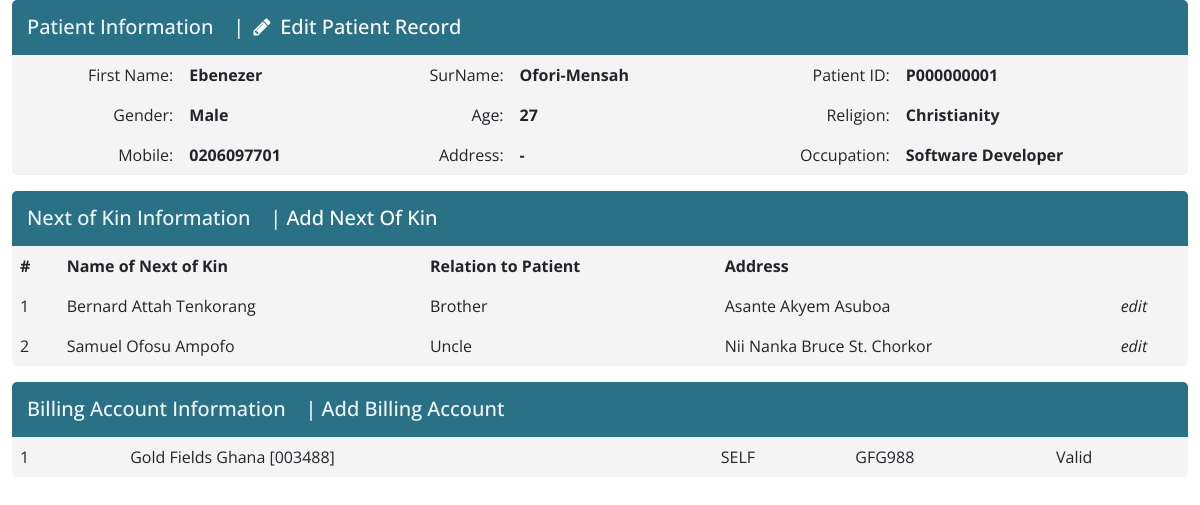
/records/P000000001/, run on the app's committed database.
### records/models.py (models this page shows, shortened)
class Patient(models.Model):
    PatientID = models.CharField(_("PatientID"), max_length=255, default=generatePatientID, unique=True)
    EmailAddress = models.CharField(_("Email Address"), max_length=255)
    TitleID = models.ForeignKey(Title, verbose_name = _("Title"), on_delete=models.SET_DEFAULT, default='1')
    FirstName = models.CharField(_("First Name"), max_length=255)
    SurName = models.CharField(_("Surname"), max_length=255)
    OtherName = models.CharField(_("Other Name"), max_length=255, blank=True)
    BirthDate = models.DateField(_("Date of Birth"))
    PatientTypeID = models.ForeignKey(PatientType, verbose_name =  _("Patient Type"), on_delete=models.SET_DEFAULT, default='1', editable=False)
    GenderID = models.ForeignKey(Gender,  verbose_name = _("Gender"), on_delete=models.SET_NULL, null=True, default=1)
    Occupation = models.CharField(_("Occupation"), max_length=255)
    BusinessPhone = models.CharField(_("Business Phone"), max_length=255)
    ResidencePhone = models.CharField(_("Residence Phone"), max_length=255)
    ResidenceAddress = models.TextField(_("Residence Address"))
    BusinessAddress = models.TextField(_("Business Address"), blank=True, null=True)
    CountryID = models.ForeignKey(Country, verbose_name =  _("Country"), on_delete=models.SET_NULL, default='1', blank=True, null=True)
    ReligionID = models.ForeignKey(Religion, verbose_name =  _("Religion"), on_delete=models.SET_NULL, default='3', blank=True, null=True)
    MaritalStatusID = models.ForeignKey(MaritalStatus, verbose_name =  _("Marital Status"), on_delete=models.SET_NULL, default='1', blank=True, null=True)
    CreatedAt = models.DateTimeField(auto_now_add=True)
    Status = models.BooleanField(_("Patient Status"), default=True, editable=False)
    PatientRankLevel = models.ForeignKey('PatientRankLevel', verbose_name=_("Patient Rank Level"), on_delete=models.SET_NULL, null=True, blank=True, editable=False)
    PatientRank = models.ForeignKey('PatientRank', verbose_name=_("Patient Level"), on_delete=models.SET_NULL, null=True, blank=True, editable=False)
    PatientCategory = models.ForeignKey('PatientCategory', verbose_name=_("Patient Category"), on_delete=models.SET_NULL, null=True, blank=True, editable=False)
    class Meta:
        verbose_name = "Patient"
        verbose_name_plural = "Patients"
    def __str__(self) -> str:
        return f'{self.FirstName}  {self.OtherName}  {self.SurName}'
    @property
    def getAge(self):
        return helpers.calculateAge(self.BirthDate)

class Gender(models.Model):
    GenderName = models.CharField(_("Gender Name"), max_length=255)
    Description = models.TextField(blank=True, null=True)
    Status = models.BooleanField(_("Relation Type Status"), default=True)
    class Meta:
        verbose_name = "Gender"
        verbose_name_plural = "Genders"
    def __str__(self) -> str:
        return f'{self.GenderName}'

class Religion(models.Model):
    ReligionName = models.CharField(_("Name of Religion"), max_length=255)
    Description = models.TextField(blank=True, null=True)
    Status = models.BooleanField(_("Religion Status"), default=True, editable=False)
    class Meta:
        verbose_name = "Religion"
        verbose_name_plural = "Religions"
    def __str__(self) -> str:
        return f'{self.ReligionName}'

class NextOfKin(models.Model):
    NextOfKinID = models.CharField(_("Next of Kin ID"), max_length=255, unique=True, default=generateNextOfKinID)
    PatientID = models.ForeignKey(Patient, verbose_name = _("Patient"),  on_delete=models.CASCADE, db_index=True)
    NextOfKinName = models.CharField(_("Name of Next of Kin"), max_length=255)
    RelationTypeID = models.ForeignKey(RelationType, verbose_name = _("Relation To Patient"), on_delete=models.SET_NULL, default=1, null=True)
    ContactAddress = models.TextField()
    DateOfBirth = models.DateField(_("Date of Birth"), blank=True, null=True)
    Email = models.CharField(_("Email Address"), max_length=255, blank=True, null=True)
    CreatedAt = models.DateTimeField(_("Date Created"), auto_now_add=True)
    Status = models.BooleanField(_("Next of Kin Status"), default=True, editable=False)
    class Meta:
        verbose_name = "Next of Kin"
        verbose_name_plural = "Next of Kins"

class RelationType(models.Model):
    RelationTypeName = models.CharField(_("Relation Type"), max_length=255)
    Description = models.TextField(blank=True, null=True)
    Status = models.BooleanField(_("Relation Type Status"), default=True)
    class Meta:
        verbose_name = "Relation Type"
        verbose_name_plural = "Relation Types"
    def __str__(self) -> str:
        return f'{self.RelationTypeName}'

### sponsor/models.py (models this page shows, shortened)
class BillingAccount(models.Model): #insuredpatient
    MainAccountHolderID = models.ForeignKey(MainAccountHolder, verbose_name=_("Main Bill Account"), on_delete=models.SET_NULL, null=True, default=2)
    BillingAccountID = models.CharField(_("Billing Account No."), max_length=250, default=billingAccountID)
    BillingAccountName = models.CharField(_("Billing Account"), max_length=250, editable=False, blank=True)
    PatientID = models.ForeignKey(Patient, verbose_name=_("Patient No."), on_delete=models.CASCADE)
    InsuranceSchemeID = models.ForeignKey(InsuranceScheme, verbose_name=_("Sponsor Account"), on_delete=models.CASCADE)
    RelationTypeID = models.ForeignKey(RelationType, verbose_name=_("Relation"), on_delete=models.SET_DEFAULT, default=1)
    InsuranceNumber = models.CharField(_("Insurance Number"), max_length=250)
    DepartmentID = models.ForeignKey(Department, verbose_name=_("Department"), on_delete=models.SET_NULL, null=True)
    SponsorStatusID = models.ForeignKey(SponsorStatus, verbose_name=_("Status"), on_delete=models.SET_NULL, null=True, default=1)
    ExpiryDate = models.DateField(_("Expiry Date"), blank=True, null=True)
    Description = models.TextField(_("Description"), blank=True, null=True, editable=False)
    Status = models.BooleanField(_("Billing Account Status"), default=True, editable=False)
    CreatedAt = models.DateTimeField(_("Created At"), auto_now_add=True)
    ReceiptType = models.ForeignKey(ReceiptType, verbose_name=_("Receipt Type"), on_delete=models.SET_NULL, null=True)
    class Meta:
        verbose_name = _("Billing Account")
        verbose_name_plural = _("Billing Accounts")

class InsuranceScheme(models.Model):
    InsuranceSchemeID = models.CharField(_("Insurance Scheme ID"), max_length=250)
    InsuranceSchemeName = models.CharField(_("Insurance Scheme Name"), max_length=250)
    BillingCategoryID = models.ForeignKey(BillingCategory, verbose_name=_("Billing Category"), on_delete=models.CASCADE)
    SponsorID = models.ForeignKey(Sponsor, verbose_name=_("Sponsor"), on_delete=models.CASCADE)
    ReceiptTypeID = models.ForeignKey(ReceiptType, verbose_name=_("Receipt Type"), on_delete=models.SET_NULL, null=True)
    Description = models.TextField(_("Description"), blank=True, null=True, editable=False)
    Status = models.BooleanField(_("Billing Account Status"), default=True, editable=False)
    CreatedAt = models.DateTimeField(_("Created At"), auto_now_add=True)
    class Meta:
        verbose_name = _("Insurance Scheme")
        verbose_name_plural = _("Insurance Schemes")
    def __str__(self):
        return self.InsuranceSchemeName

class SponsorStatus(models.Model):
    SponsorStatusID = models.CharField(_("Sponsor Status ID"), max_length=250, default=sponsorStatusID)
    SponsorStatusName = models.CharField(_("Sponsor Status Name"), max_length=250)
    Description = models.TextField(_("Description"), blank=True, null=True, editable=False)
    Status = models.BooleanField(_("Status"), default=True, editable=False)
    CreatedAt = models.DateTimeField(_("Created At"), auto_now_add=True)
    class Meta:
        verbose_name = _("Sponsor Status")
        verbose_name_plural = _("Sponsor Statuses")
    def __str__(self):
        return self.SponsorStatusName

### records/views.py (the view)
# urls.py: path('<patient_id>/', views.PatientDetailView.as_view(), name='patient_detail'),
class PatientDetailView(DetailView):
    template_name = 'records/patient_detail.html'
    def get_object(self):
        patient_id = self.kwargs['patient_id']
        self.object = Patient.objects.get(PatientID=patient_id)
        return self.object

### helpers.py (called while the page is built)
def calculateAge(birthdate):
    today = date.today()
    age = today.year - birthdate.year - ((today.month, today.day) < (birthdate.month, birthdate.day))
    return age

### templates/records/patient_detail.html (shortened to what this page needs)
{% extends 'extras/base.html' %}
{% load static %}
{% block content %}
<div id="patient-info-title">
    <h5 class="d-inline">Patient Information&nbsp;&nbsp;&nbsp;</h5> <h5 class="d-inline">| <a class="edit-info-link" href="{% url 'patient_edit' patient.PatientID %}"><i class="fa fa-pencil fa-fw"></i> Edit Patient Record</a></h5>
</div>
<div class="info" class="mb-2">
<table class="table table-borderless">
    <tbody>
        <tr>
            <td style="text-align: right;">First Name:</td>
            <td style="text-align: left;"><strong>{{patient.FirstName}}</strong></td>
            <td style="text-align: right;">SurName:</td>
            <td style="text-align: left;"><strong>{{patient.SurName}}</strong></td>
            {% if not patient.OtherName %}
                <td style="text-align: right;">Patient ID:</td>
                <td style="text-align: left;"><strong>{{patient.PatientID}}</strong></td>
            {% endif %}
        </tr>
        <tr>
            <td style="text-align: right;">Gender:</td>
            <td style="text-align: left;"><strong>{{patient.GenderID}}</strong></td>
            <td style="text-align: right;">Age:</td>
            <td style="text-align: left;"><strong>{{patient.getAge}}</strong></td>
            <td style="text-align: right;">Religion:</td>
            <td style="text-align: left;"><strong>{{patient.ReligionID}}</strong></td>
        </tr>
        <tr>
            <td style="text-align: right;">Mobile:</td>
            <td style="text-align: left;"><strong>{{patient.ResidencePhone}}</strong></td>
            <td style="text-align: right;">Address:</td>
            <td style="text-align: left;"><strong>{{patient.ResidenceAddress}}</strong></td>
            <td style="text-align: right;">Occupation:</td>
            <td style="text-align: left;"><strong>{{patient.Occupation}}</strong></td>
        </tr>
    </tbody>
</table>
</div>
<div id="nextofkin-info-title" class="mt-2">
    <h5 class="d-inline">Next of Kin Information&nbsp;&nbsp;&nbsp;</h5> <h5 class="d-inline">| <a class="edit-info-link" href="{% url 'patient_nextofkin_edit' patient.PatientID %}">Add Next Of Kin</a></h5>
</div>
{% if patient.nextofkin_set.all %}
    <div class="info">
        <table class="table table-borderless">
            <thead>
                <tr>
                    <th>#</th>
                    <th>Name of Next of Kin</th>
                    <th>Relation to Patient</th>
                    <th>Address</th>
                </tr>
            </thead>
            <tbody>
                {% for nextofkin in patient.nextofkin_set.all %}
                    <tr>
                        <td>{{forloop.counter}}</td>
                        <td>{{nextofkin.NextOfKinName}}</td>
                        <td>{{nextofkin.RelationTypeID}}</td>
                        <td>{{nextofkin.ContactAddress}}</td>
                        <td><i class="bi bi-pencil">edit</i></td>
                    </tr>
                {% endfor %}
            </tbody>
        </table>
    </div>
{% endif %}
<div id="insurance-info-title" class="mt-2">
    <h5 class="d-inline">Billing Account Information&nbsp;&nbsp;&nbsp;</h5> <h5 class="d-inline">| Add Billing Account</h5>
</div>
{% if patient.billingaccount_set.all %}
    <div class="info">
        <table class="table table-borderless">
            <tbody>
                {% for billing_account in patient.billingaccount_set.all %}
                    <tr>
                        <td>{{forloop.counter}}</td>
                        <td>{{billing_account.BillingAccountName}}</td>
                        <td>{{billing_account.InsuranceSchemeID}}</td>
                        <td>{{billing_account.RelationTypeID}}</td>
                        <td>{{billing_account.InsuranceNumber}}</td>
                        <td>{{billing_account.SponsorStatusID}}</td>
                    </tr>
                {% endfor %}
            </tbody>
        </table>
    </div>
{% endif %}
{% endblock content %}

### static/records/main.css (style rules this page uses)
#patient-info-title { background-color: rgb(43, 113, 134); border-top-left-radius: 5px; border-top-right-radius: 5px; padding: 15px; color: aliceblue; }
div.info { border-bottom-left-radius: 5px; border-bottom-right-radius: 5px; background-color: rgb(245, 244, 244); }
body { background-color: white; font-family: 'Open Sans', sans-serif; }
h5 { margin-bottom: 0px; }
#nextofkin-info-title { background-color: rgb(43, 113, 134); color: aliceblue; padding: 15px; border-top-left-radius: 5px; border-top-right-radius: 5px; }
a.edit-info-link { color: white; text-decoration: none; }
#insurance-info-title { background-color: rgb(43, 113, 134); padding: 15px; color: aliceblue; border-top-left-radius: 5px; border-top-right-radius: 5px; }

### data on the page
Patient: FirstName "Ebenezer", SurName "Ofori-Mensah", PatientID "P000000001", GenderID "Male", getAge "27", ReligionID "Christianity", ResidencePhone "0206097701", ResidenceAddress "-", Occupation "Software Developer"
NextOfKin: NextOfKinName "Bernard Attah Tenkorang", RelationTypeID "Brother", ContactAddress "Asante Akyem Asuboa"
NextOfKin: NextOfKinName "Samuel Ofosu Ampofo", RelationTypeID "Uncle", ContactAddress "Nii Nanka Bruce St. Chorkor"
BillingAccount: InsuranceSchemeID "Gold Fields Ghana [003488]", RelationTypeID "SELF", InsuranceNumber "GFG988", SponsorStatusID "Valid"
